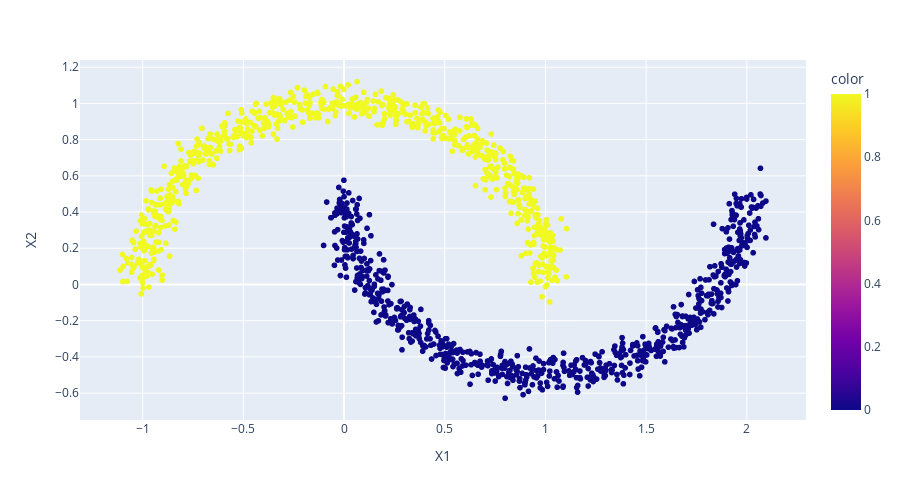

The notebook cell saved with this chart:
### Code cell
display_categories(model,moons)

### Figure 1 — Plotly figure (JSON) as saved in the notebook; plotly's stock layout.template omitted (floating-point values rounded to 4 significant figures; data arrays with more than 128 entries replaced by an {"elided": "..."} marker saying what was removed)
{"data": [{"hovertemplate": "X1=%{x}<br>X2=%{y}<br>color=%{marker.color}<extra></extra>", "legendgroup": "", "marker": {"color": {"elided": "1500 int values"}, "coloraxis": "coloraxis", "symbol": "circle"}, "mode": "markers", "name": "", "showlegend": false, "type": "scattergl", "x": {"elided": "1500 float values"}, "xaxis": "x", "y": {"elided": "1500 float values"}, "yaxis": "y"}], "layout": {"coloraxis": {"colorbar": {"title": {"text": "color"}}, "colorscale": [[0, "#0d0887"], [0.1111, "#46039f"], [0.2222, "#7201a8"], [0.3333, "#9c179e"], [0.4444, "#bd3786"], [0.5556, "#d8576b"], [0.6667, "#ed7953"], [0.7778, "#fb9f3a"], [0.8889, "#fdca26"], [1, "#f0f921"]]}, "height": 500, "legend": {"tracegroupgap": 0}, "margin": {"t": 60}, "xaxis": {"anchor": "y", "domain": [0, 1], "title": {"text": "X1"}}, "yaxis": {"anchor": "x", "domain": [0, 1], "title": {"text": "X2"}}}}
